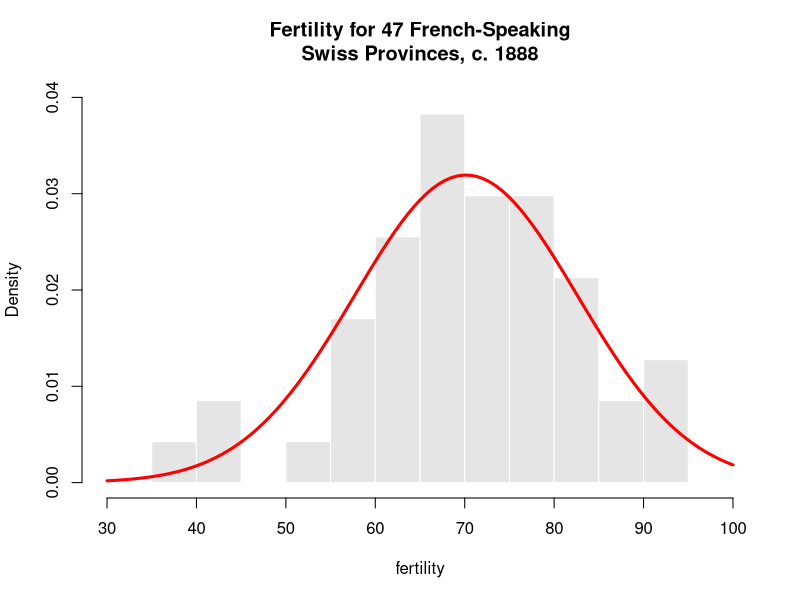

This figure's R source:
data(swiss)
fertility <- swiss$Fertility
# PLOTS
# Plot 1: Histogram
h <- hist(fertility,
          prob = TRUE,  # Flipside of "freq = FALSE"
          ylim = c(0, 0.04),
          xlim = c(30, 100),
          breaks = 11,
          col = "#E5E5E5",
          border = 0,
          main = "Fertility for 47 French-Speaking\nSwiss Provinces, c. 1888")

# Plot 2: Normal curve (if prob = TRUE)
curve(dnorm(x, mean = mean(fertility), sd = sd(fertility)), 
      col = "red", 
      lwd = 3,
      add = TRUE)


rm(list = ls())  # Clean up